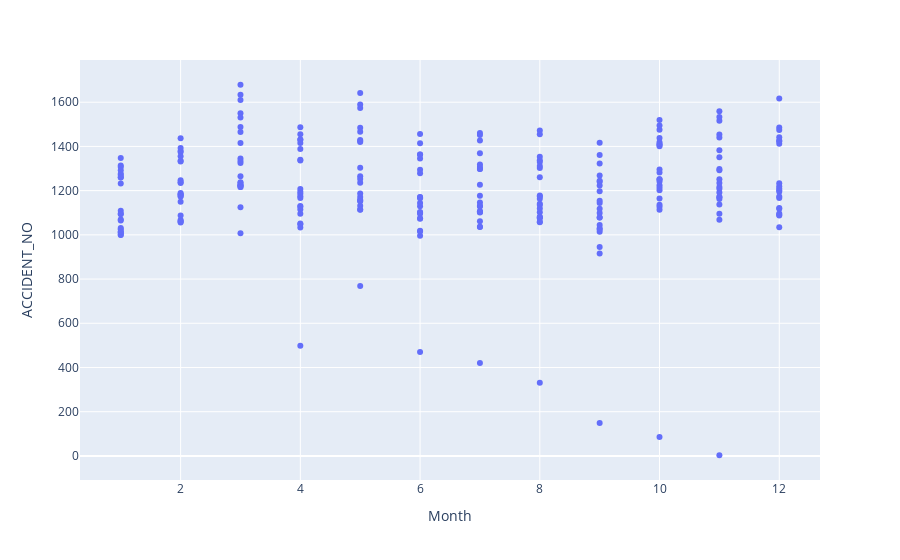

Notebook code for this chart:
### Code cell
px.scatter(month_time_series,x="Month",y='ACCIDENT_NO')

### Figure 1 — Plotly figure (JSON) as saved in the notebook; plotly's stock layout.template omitted (floating-point values rounded to 4 significant figures; data arrays with more than 128 entries replaced by an {"elided": "..."} marker saying what was removed)
{"data": [{"hovertemplate": "Month=%{x}<br>ACCIDENT_NO=%{y}<extra></extra>", "legendgroup": "", "marker": {"color": "#636efa", "symbol": "circle"}, "mode": "markers", "name": "", "orientation": "v", "showlegend": false, "type": "scatter", "x": {"elided": "251 int values"}, "xaxis": "x", "y": {"elided": "251 int values"}, "yaxis": "y"}], "layout": {"legend": {"tracegroupgap": 0}, "margin": {"t": 60}, "xaxis": {"anchor": "y", "domain": [0, 1], "title": {"text": "Month"}}, "yaxis": {"anchor": "x", "domain": [0, 1], "title": {"text": "ACCIDENT_NO"}}}}
